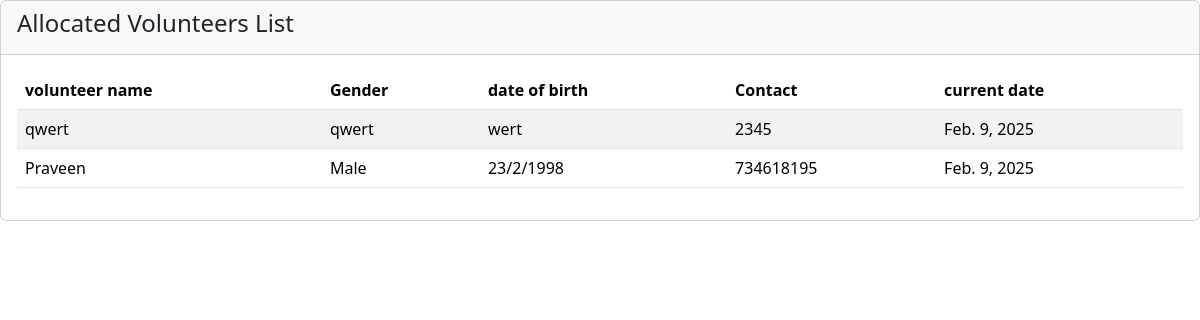
Screenshot of /allocated_vol_List (signed in) with the database file from the repository.
### app/models.py (models this page shows)
class Allocate(models.Model):
    camp=models.ForeignKey(Camp,on_delete=models.CASCADE,null=True,blank=True)
    volunteer=models.ForeignKey(Volunteer,on_delete=models.CASCADE,null=True,blank=True)
    curr_date=models.DateField(auto_now_add=True)

class Volunteer(models.Model):
    volunteer_name=models.CharField(max_length=100)
    gender=models.CharField(max_length=10)
    date_of_birth=models.CharField(max_length=30)
    aadhar_no=models.CharField(max_length=25)
    contact=models.CharField(max_length=15)
    login_id=models.ForeignKey(Login,on_delete=models.CASCADE,null=True,blank=True)
    allocation=models.CharField(max_length=100,null=True,blank=True)      #       Can also set the default as "false".

### app/views.py (the view)
# urls.py: path('allocated_vol_List',views.AllocatedVolList,name="AllocatedVolList"),
def AllocatedVolList(request):
    session_id=request.session['camp_id']
    a=get_object_or_404(Camp,login_id=session_id)
    allocated_vol=Allocate.objects.filter(camp=a)
    return render(request,'camp/vol_allocated_list.html',{'allocated_vol':allocated_vol})

### app/templates/camp/vol_allocated_list.html
{% load static %}
<div class="row">
    <div class="col-md-12">
      <div class="card">
        <div class="card-header">
            <link rel="stylesheet" href="{% static 'admin/assets/css/bootstrap.min.css' %}" />
          <h4 class="card-title">Allocated Volunteers List</h4>
        </div>
        <div class="card-body">
          <div class="table-responsive">
            <table
              id="basic-datatables"
              class="display table table-striped table-hover"
            >
              <thead>
                <tr>
                  <th>volunteer name</th>
                  <th>Gender</th>
                  <th>date of birth</th>
                  <th>Contact</th>
                  <th>current date</th>
                </tr>
              </thead>
              <tbody>
                {% for user in allocated_vol %}
                <tr>
                  <td>{{user.volunteer.volunteer_name}}</td>
                  <td>{{user.volunteer.gender}}</td>
                  <td>{{user.volunteer.date_of_birth}}</td>
                  <td>{{user.volunteer.contact}}</td>
                  <td>{{user.curr_date}}</td>
                </tr>
                {% endfor %}
              </tbody>
            </table>
          </div>
        </div>
      </div>
    </div>
  </div>

### rows the page displays
Allocate: volunteer.volunteer_name "qwert", volunteer.gender "qwert", volunteer.date_of_birth "wert", volunteer.contact "2345", curr_date "Feb. 9, 2025"
Allocate: volunteer.volunteer_name "Praveen", volunteer.gender "Male", volunteer.date_of_birth "23/2/1998", volunteer.contact "734618195", curr_date "Feb. 9, 2025"
